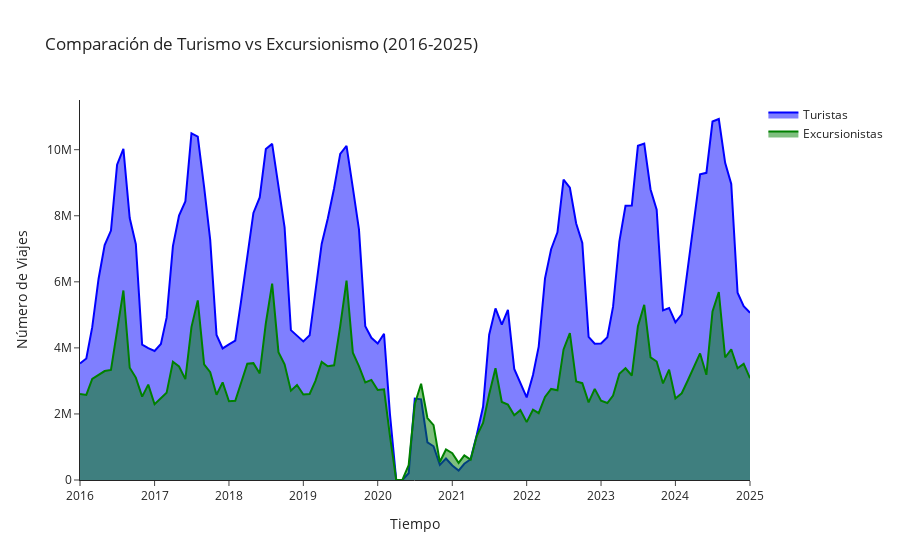

The notebook cell saved with this chart:
### Markdown cell above
### Comparacion del turismo vs excursionismo (2016-2025)

### Code cell
tipologia_2.index = tipologia_2.index.astype(str) # Convertir indice a strings
fig = go.Figure()
fig.add_trace(go.Scatter(
    x=tipologia_2.index,
    y=tipologia_2["Datos Turista"],
    mode="lines",
    name="Turistas",
    fill="tozeroy",  # Sombreado hasta el eje X
    line=dict(color="blue")
))
fig.add_trace(go.Scatter(
    x=tipologia_2.index,
    y=tipologia_2["Datos Excursionista"],
    mode="lines",
    name="Excursionistas",
    fill="tozeroy",
    line=dict(color="green")
))

# Título y diseño
fig.update_layout(
    title="Comparación de Turismo vs Excursionismo (2016-2025)",
    xaxis_title="Tiempo",
    yaxis_title="Número de Viajes",
    template="simple_white"
)

fig.show()
